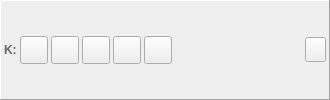
     <widget class="QFrame" name="horizontalFrame_11">
      <property name="enabled">
       <bool>true</bool>
      </property>
      <property name="sizePolicy">
       <sizepolicy hsizetype="Expanding" vsizetype="Fixed">
        <horstretch>0</horstretch>
        <verstretch>0</verstretch>
       </sizepolicy>
      </property>
      <property name="minimumSize">
       <size>
        <width>330</width>
        <height>0</height>
       </size>
      </property>
      <property name="contextMenuPolicy">
       <enum>Qt::ActionsContextMenu</enum>
      </property>
      <property name="autoFillBackground">
       <bool>false</bool>
      </property>
      <property name="frameShape">
       <enum>QFrame::Panel</enum>
      </property>
      <property name="frameShadow">
       <enum>QFrame::Raised</enum>
      </property>
      <layout class="QHBoxLayout" name="horizontalLayout_11">
       <property name="spacing">
        <number>3</number>
       </property>
       <property name="leftMargin">
        <number>3</number>
       </property>
       <property name="topMargin">
        <number>3</number>
       </property>
       <property name="rightMargin">
        <number>3</number>
       </property>
       <property name="bottomMargin">
        <number>3</number>
       </property>
       <item>
        <widget class="QLabel" name="label_25">
         <property name="enabled">
          <bool>true</bool>
         </property>
         <property name="sizePolicy">
          <sizepolicy hsizetype="Fixed" vsizetype="Fixed">
           <horstretch>0</horstretch>
           <verstretch>0</verstretch>
          </sizepolicy>
         </property>
         <property name="palette">
          <palette>
           <active>
            <colorrole role="WindowText">
             <brush brushstyle="SolidPattern">
              <color alpha="255">
               <red>104</red>
               <green>104</green>
               <blue>104</blue>
              </color>
             </brush>
            </colorrole>
           </active>
           <inactive>
            <colorrole role="WindowText">
             <brush brushstyle="SolidPattern">
              <color alpha="255">
               <red>104</red>
               <green>104</green>
               <blue>104</blue>
              </color>
             </brush>
            </colorrole>
           </inactive>
           <disabled>
            <colorrole role="WindowText">
             <brush brushstyle="SolidPattern">
              <color alpha="255">
               <red>120</red>
               <green>120</green>
               <blue>120</blue>
              </color>
             </brush>
            </colorrole>
           </disabled>
          </palette>
         </property>
         <property name="font">
          <font>
           <weight>75</weight>
           <bold>true</bold>
          </font>
         </property>
         <property name="text">
          <string>K:</string>
         </property>
         <property name="margin">
          <number>5</number>
         </property>
        </widget>
       </item>
       <item>
        <widget class="QToolButton" name="buttonMountDisk_11">
         <property name="enabled">
          <bool>true</bool>
         </property>
         <property name="minimumSize">
          <size>
           <width>28</width>
           <height>28</height>
          </size>
         </property>
         <property name="maximumSize">
          <size>
           <width>28</width>
           <height>28</height>
          </size>
         </property>
        </widget>
       </item>
       <item>
        <widget class="QToolButton" name="buttonMountFolder_11">
         <property name="enabled">
          <bool>true</bool>
         </property>
         <property name="minimumSize">
          <size>
           <width>28</width>
           <height>28</height>
          </size>
         </property>
         <property name="maximumSize">
          <size>
           <width>28</width>
           <height>28</height>
          </size>
         </property>
        </widget>
       </item>
       <item>
        <widget class="QToolButton" name="buttonSave_11">
         <property name="enabled">
          <bool>true</bool>
         </property>
         <property name="minimumSize">
          <size>
           <width>28</width>
           <height>28</height>
          </size>
         </property>
         <property name="maximumSize">
          <size>
           <width>28</width>
           <height>28</height>
          </size>
         </property>
         <property name="checkable">
          <bool>true</bool>
         </property>
        </widget>
       </item>
       <item>
        <widget class="QToolButton" name="autoSave_11">
         <property name="enabled">
          <bool>true</bool>
         </property>
         <property name="minimumSize">
          <size>
           <width>28</width>
           <height>28</height>
          </size>
         </property>
         <property name="maximumSize">
          <size>
           <width>28</width>
           <height>28</height>
          </size>
         </property>
         <property name="text">
          <string/>
         </property>
         <property name="checkable">
          <bool>false</bool>
         </property>
        </widget>
       </item>
       <item>
        <widget class="QToolButton" name="buttonEditDisk_11">
         <property name="enabled">
          <bool>true</bool>
         </property>
         <property name="minimumSize">
          <size>
           <width>28</width>
           <height>28</height>
          </size>
         </property>
         <property name="maximumSize">
          <size>
           <width>28</width>
           <height>28</height>
          </size>
         </property>
         <property name="checkable">
          <bool>false</bool>
         </property>
        </widget>
       </item>
       <item>
        <layout class="QVBoxLayout" name="verticalLayout_11">
         <property name="spacing">
          <number>0</number>
         </property>
         <property name="leftMargin">
          <number>5</number>
         </property>
         <property name="rightMargin">
          <number>5</number>
         </property>
         <item>
          <widget class="QLabel" name="labelFileName_11">
           <property name="enabled">
            <bool>true</bool>
           </property>
           <property name="sizePolicy">
            <sizepolicy hsizetype="Ignored" vsizetype="Fixed">
             <horstretch>0</horstretch>
             <verstretch>0</verstretch>
            </sizepolicy>
           </property>
           <property name="autoFillBackground">
            <bool>false</bool>
           </property>
           <property name="text">
            <string/>
           </property>
           <property name="textFormat">
            <enum>Qt::PlainText</enum>
           </property>
           <property name="wordWrap">
            <bool>false</bool>
           </property>
          </widget>
         </item>
         <item>
          <widget class="QLabel" name="labelImageProperties_11">
           <property name="enabled">
            <bool>true</bool>
           </property>
           <property name="sizePolicy">
            <sizepolicy hsizetype="Preferred" vsizetype="Fixed">
             <horstretch>0</horstretch>
             <verstretch>0</verstretch>
            </sizepolicy>
           </property>
           <property name="palette">
            <palette>
             <active>
              <colorrole role="WindowText">
               <brush brushstyle="SolidPattern">
                <color alpha="255">
                 <red>128</red>
                 <green>128</green>
                 <blue>128</blue>
                </color>
               </brush>
              </colorrole>
              <colorrole role="Mid">
               <brush brushstyle="SolidPattern">
                <color alpha="255">
                 <red>157</red>
                 <green>155</green>
                 <blue>144</blue>
                </color>
               </brush>
              </colorrole>
             </active>
             <inactive>
              <colorrole role="WindowText">
               <brush brushstyle="SolidPattern">
                <color alpha="255">
                 <red>128</red>
                 <green>128</green>
                 <blue>128</blue>
                </color>
               </brush>
              </colorrole>
              <colorrole role="Mid">
               <brush brushstyle="SolidPattern">
                <color alpha="255">
                 <red>157</red>
                 <green>155</green>
                 <blue>144</blue>
                </color>
               </brush>
              </colorrole>
             </inactive>
             <disabled>
              <colorrole role="WindowText">
               <brush brushstyle="SolidPattern">
                <color alpha="255">
                 <red>118</red>
                 <green>116</green>
                 <blue>108</blue>
                </color>
               </brush>
              </colorrole>
              <colorrole role="Mid">
               <brush brushstyle="SolidPattern">
                <color alpha="255">
                 <red>157</red>
                 <green>155</green>
                 <blue>144</blue>
                </color>
               </brush>
              </colorrole>
             </disabled>
            </palette>
           </property>
           <property name="textFormat">
            <enum>Qt::PlainText</enum>
           </property>
           <property name="alignment">
            <set>Qt::AlignLeading|Qt::AlignLeft|Qt::AlignVCenter</set>
           </property>
           <property name="wordWrap">
            <bool>false</bool>
           </property>
          </widget>
         </item>
        </layout>
       </item>
       <item>
        <widget class="QToolButton" name="buttonEject_11">
         <property name="enabled">
          <bool>true</bool>
         </property>
         <property name="minimumSize">
          <size>
           <width>21</width>
           <height>25</height>
          </size>
         </property>
         <property name="maximumSize">
          <size>
           <width>21</width>
           <height>25</height>
          </size>
         </property>
        </widget>
       </item>
      </layout>
     </widget>
